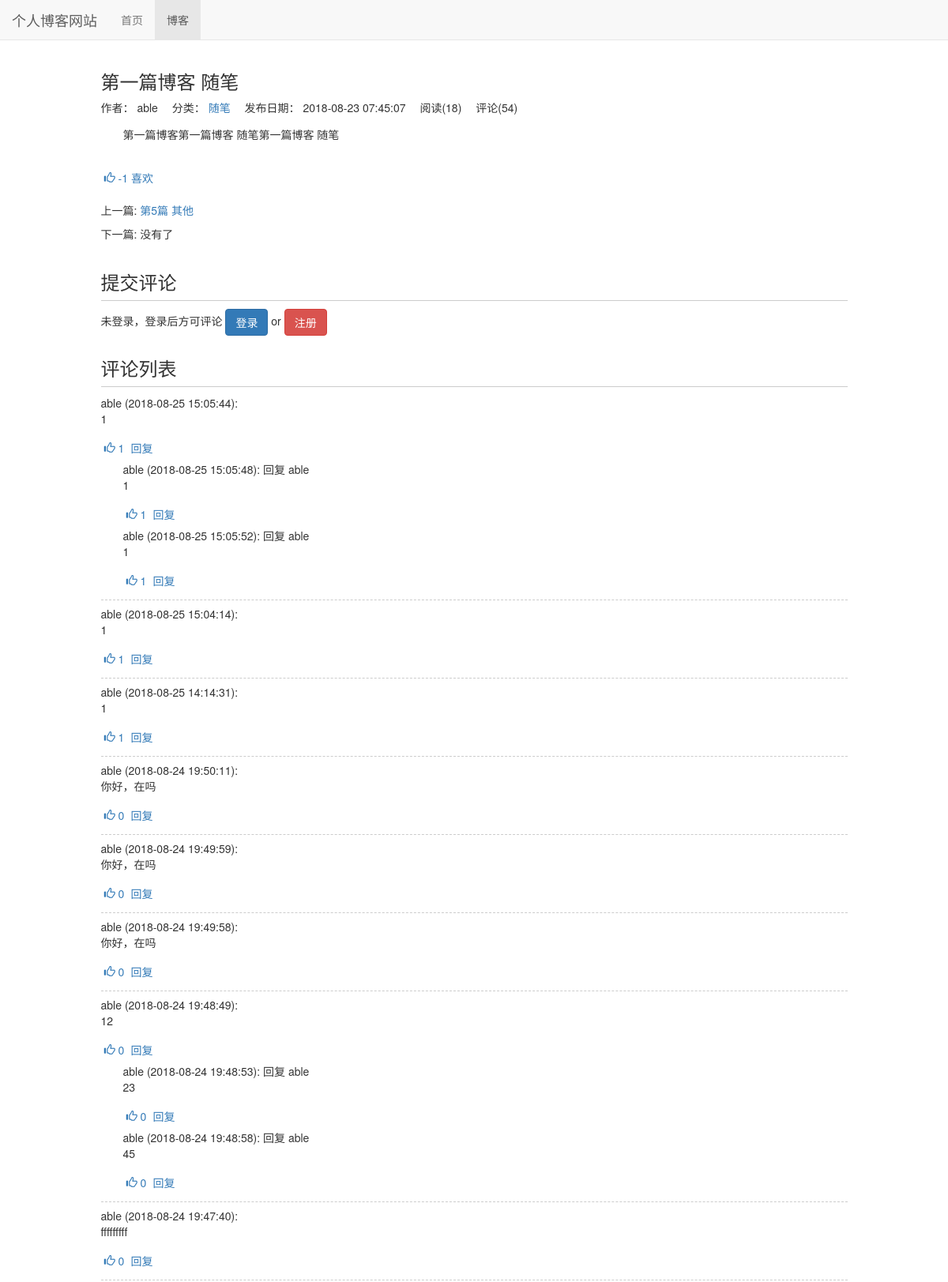
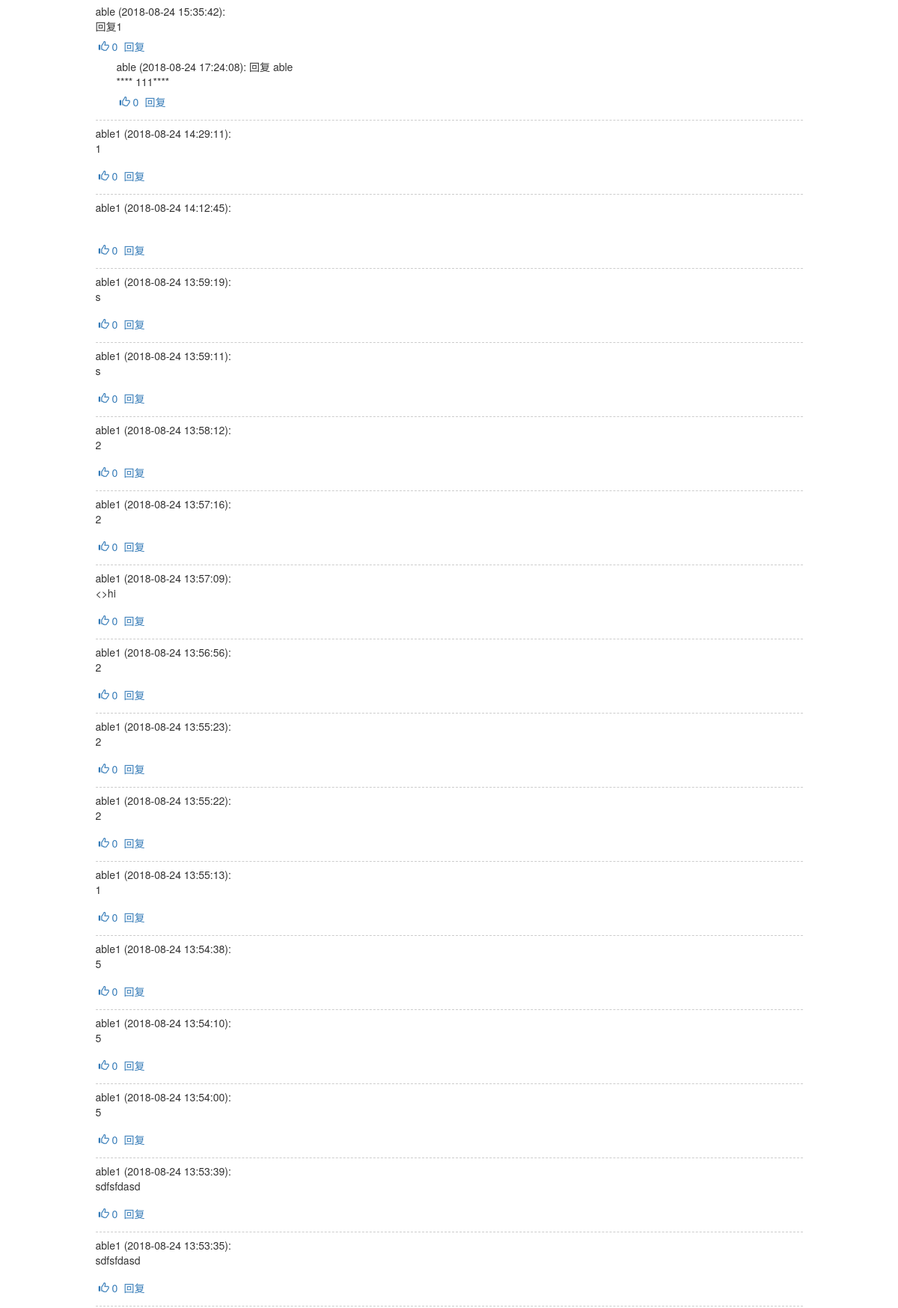
The page /blog/1 (upper part) on the database its author committed (2 pictures, top to bottom).
### blog/models.py (models this page shows, shortened)
class Blog(models.Model, ReadNumExpandMethod):  # 继承 方法
    title = models.CharField(max_length=50)
    blog_type = models.ForeignKey(BlogType, on_delete=models.CASCADE)
    content = RichTextUploadingField()
    author = models.ForeignKey(User, on_delete=models.CASCADE)
    read_details = GenericRelation(ReadDetail)
    created_time = models.DateTimeField(auto_now_add=True)
    last_updated_time = models.DateTimeField(auto_now=True)
    class Meta:
        ordering = ['created_time']

class BlogType(models.Model):
    type_name = models.CharField(max_length=15)
    def __str__(self):
        return self.type_name

### read_statistics/models.py (models this page shows)
class ReadNum(models.Model):
    read_num = models.IntegerField(default=0)
    content_type = models.ForeignKey(ContentType, on_delete=models.CASCADE)
    object_id = models.PositiveIntegerField()
    content_object = GenericForeignKey('content_type', 'object_id')

### likes/models.py (models this page shows)
class LikeCount(models.Model):
    content_type = models.ForeignKey(ContentType, on_delete=models.CASCADE)
    object_id = models.PositiveIntegerField()
    content_object = GenericForeignKey('content_type', 'object_id')
    liked_num = models.IntegerField(default=0)

### comment/models.py (models this page shows, shortened)
class Comment(models.Model):
    content_type = models.ForeignKey(ContentType, on_delete=models.CASCADE)
    object_id = models.PositiveIntegerField()
    content_object = GenericForeignKey('content_type', 'object_id')
    text = models.TextField()
    comment_time = models.DateTimeField(auto_now_add=True)
    user = models.ForeignKey(User, related_name='comments', on_delete=models.CASCADE)
    root = models.ForeignKey('self', related_name='root_comment', null=True, on_delete=models.CASCADE)
    parent = models.ForeignKey('self', related_name='parent_comment', null=True, on_delete=models.CASCADE)
    reply_to = models.ForeignKey(User, related_name='replies', null=True, on_delete=models.CASCADE)
    class Meta:
        ordering = ['comment_time'] # 时间逆序，最新的在最前面

### blog/views.py (the view)
# urls.py: path('<int:blog_pk>', views.blog_detail, name='blog_detail'),
def blog_detail(request, blog_pk):
    blog = get_object_or_404(Blog, pk=blog_pk)
    read_cookie_key = read_statistics_one_read(request, blog)
    context = {}
    context['previous_blog'] = Blog.objects.filter(
        created_time__gt=blog.created_time).last()
    context['next_blog'] = Blog.objects.filter(
        created_time__lt=blog.created_time).first()
    context['blog'] = blog
    context['login_form'] = LoginForm()
    response = render(request, 'blog/blog_detail.html', context)
    response.set_cookie(read_cookie_key, 'true')  # 阅读cookie标记
    return response

### comment/templatetags/comment_tags.py (called while the page is built)
@register.simple_tag
def get_comment_count(obj):
    content_type = ContentType.objects.get_for_model(
        obj)  # 根据具体对象获取contenttype
    return Comment.objects.filter(
        content_type=content_type, object_id=obj.pk).count()

@register.simple_tag
def get_comment_list(obj):
    content_type = ContentType.objects.get_for_model(obj)
    comments = comments = Comment.objects.filter(
        content_type=content_type, object_id=obj.pk, parent=None)
    return comments.order_by('-comment_time')

### likes/templatetags/likes_tags.py (called while the page is built)
@register.simple_tag
def get_like_count(obj):
    content_type = ContentType.objects.get_for_model(obj)
    like_count, created = LikeCount.objects.get_or_create(
        content_type=content_type, object_id=obj.pk)
    return like_count.liked_num

@register.simple_tag(takes_context=True)  # 使用模版里面的变量
def get_like_status(context, obj):
    content_type = ContentType.objects.get_for_model(obj)
    user = context['user']
    if not user.is_authenticated:
        return ''
    if LikeRecord.objects.filter(
            content_type=content_type, object_id=obj.pk, user=user).exists():
        return 'active'
    else:
        return ''

@register.simple_tag
def get_content_type(obj):
    content_type = ContentType.objects.get_for_model(obj)
    return content_type.model

### read_statistics/models.py (called while the page is built)
    def get_read_num(self):
        try:
            ct = ContentType.objects.get_for_model(self)
            readnum = ReadNum.objects.get(content_type=ct, object_id=self.pk)
            return readnum.read_num
        except exceptions.ObjectDoesNotExist:
            return 0

### read_statistics/utils.py (called while the page is built)
def read_statistics_one_read(request, obj):
    ct = ContentType.objects.get_for_model(obj)
    key = '%s_%s_read' % (ct.model, obj.pk)  # cookie key
    if not request.COOKIES.get(key):
        readnum, created = ReadNum.objects.get_or_create(
            content_type=ct, object_id=obj.pk)
        readnum.read_num += 1
        readnum.save()
        date = timezone.now().date()
        readDetail, created = ReadDetail.objects.get_or_create(
            content_type=ct, object_id=obj.pk, date=date)
        readDetail.read_num += 1
        readDetail.save()
    return key

### blog/templates/blog/blog_detail.html (shortened to what this page needs)
{% extends "base.html" %}
{% block nav_blog_active %}active {% endblock nav_blog_active %}
{% load staticfiles %}
{% load comment_tags %}
{% load likes_tags %}
{% block header_extends %}
    <link rel="stylesheet" href="{% static 'blog/blog.css' %}">
{% endblock header_extends %}
{% block content %}
<div class="container">
    <div class="row">
        <div class="col-xs-10 col-xs-offset-1">
            <h3>{{ blog.title }}</h3>
            <ul class="blog-info-description" >
                <li>作者： {{ blog.author }}</li>
                <li>分类： <a href="{% url 'blogs_with_type' blog.blog_type.pk %}">{{ blog.blog_type }}</a></li>
                <li>发布日期： {{ blog.created_time|date:'Y-m-d H:i:s' }} </li>
                <li>阅读({{ blog.get_read_num }})</li>
                <li>评论({% get_comment_count blog %})</li>
            </ul>
            <div class="blog-content">{{ blog.content|safe }}</div>
            <div class="like" onclick="likeChange(this, '{% get_content_type blog %}', {{ blog.pk }})">
                <span class="glyphicon glyphicon-thumbs-up {% get_like_status  blog %}"></span>
                <span class="liked-num">{% get_like_count blog %}</span>
                <span>喜欢</span>
            </div>
            <div class="blog-more">
                <p>上一篇:
                    {% if previous_blog %}
                       <a href="{% url 'blog_detail' previous_blog.pk  %}">{{ previous_blog.title }}</a>
                    {% else %}
                        没有了
                    {% endif %}
                     </p>
                <p>下一篇:
                    {% if next_blog %}
                         <a href="{% url 'blog_detail' next_blog.pk  %}">{{ next_blog.title }}</a>
                    {% else %}
                        没有了
                    {% endif %}
                </p>
            </div>
        </div>
    </div>
    <div class="row">
        <div class="col-xs-10 col-xs-offset-1">
            <div class="comment-area">
            <h3 class="comment-area-title">提交评论</h3>
            {% if user.is_authenticated %}
                <form id="comment_form" action="{% url 'update_comment' %}" method="POST" style="overflow: hidden">
                    <label>{{ user.username }}，欢迎评论～</label>
                    <div id="reply_content_container" style="display: none;">
                        <p id="reply_title">回复：</p>
                        <div id="reply_content"> </div>
                    </div>
                    {% csrf_token %}
                    {% get_comment_form blog as comment_form %}
                    {% for field in comment_form %}
                        {{ field }}
                    {% endfor %}
                    <span id="comment_error" class="text-danger pull-left"></span>
                    <input type="submit" value="评论" class="btn btn-primary pull-right">
                </form>
            {% else %}
                未登录，登录后方可评论
                <a class="btn btn-primary" href="{% url 'login' %}?from={{ request.get_full_path }}">登录</a>
                <span>or</span>
                <a class="btn btn-danger" href="{% url 'register' %}?from={{ request.get_full_path }}">注册</a>
            {% endif %}
            </div>
            <div class="comment-area">
                <h3 class="comment-area-title">评论列表</h3>
                <div id="comment_list" >
                    {% get_comment_list blog as comments %}
                    {% for comment in comments  %}
                        <div id="root_{{ comment.pk }}" class="comment">
                            <span>{{ comment.user.username }}</span>
                            <span>({{ comment.comment_time | date:"Y-m-d H:i:s" }}):</span>
                            <div id="comment_{{ comment.pk }}">
                                {{ comment.text | safe }}
                            </div>
                            <div class="like" onclick="likeChange(this, '{% get_content_type comment %}', {{ comment.pk }})">
                                    <span class="glyphicon glyphicon-thumbs-up {% get_like_status comment %}"></span>
                                    <span class="liked-num">{% get_like_count comment %}</span>
                            </div>
                            <a href="javascript:reply({{ comment.pk }})">回复</a>
                            {% for reply in comment.root_comment.all  %}
                                <div class="reply">
                                    <span>{{ reply.user.username }}</span>
                                    <span>({{ reply.comment_time | date:"Y-m-d H:i:s" }}):</span>
                                    <span>回复</span>
                                    <span>{{ reply.reply_to.username }}</span>
                                    <div id="comment_{{ reply.pk }}">
                                        {{ reply.text|safe }}
                                    </div>
                                    <div class="like" onclick="likeChange(this, '{% get_content_type reply %}', {{ reply.pk }})">
                                            <span class="glyphicon glyphicon-thumbs-up {% get_like_status reply %}"></span>
                                            <span class="liked-num">{% get_like_count reply %}</span>
                                    </div>
                                    <a href="javascript:reply({{ reply.pk }})">回复</a>
                                </div>
                            {% endfor %}
                        </div>
                    {% empty %}
                        <span id='no_comment'>暂无评论</span>
                    {% endfor %}
                </div>
            </div>
        </div>
    </div>
</div>
{% endblock content %}

### static/base.css (style rules this page uses)
* { margin: 0; padding: 0; }
body { margin-top: 70px!important; }
ul { list-style: none; }

### blog/static/blog/blog.css (style rules this page uses)
ul.blog-info-description { list-style-type: none; margin-bottom: 1em; }
ul.blog-info-description li { display: inline-block; margin-right: 1em; }
div.blog-content { text-indent: 2em; margin-bottom: 2em; }
div.blog-more { margin-top: 1em; }
div.comment-area { margin-top: 2em; }
h3.comment-area-title { border-bottom: 1px solid #ccc; padding-bottom: 0.4em; }
div.comment { border-bottom: 1px dashed #ccc; margin-bottom: 0.5em; padding-bottom: 0.5em; }
div.reply { margin-left: 2em; }
div.like { color: #337ab7; cursor: pointer; display: inline-block; padding: 0.5em 0.3em; }

### rows shown on the page
Blog: title "第一篇博客 随笔", author "able", blog_type "随笔", created_time "2018-08-23 07:45:07", get_read_num "18", id "54", content "第一篇博客第一篇博客 随笔第一篇博客 随笔", id.liked_num "-1"
Blog: title "第5篇 其他"
Comment: user.username "able", comment_time "2018-08-25 15:05:44", text "1", id.liked_num "1"
Comment: user.username "able", comment_time "2018-08-25 15:05:48", reply_to.username "able", text "1", id.liked_num "1"
Comment: user.username "able", comment_time "2018-08-25 15:05:52", reply_to.username "able", text "1", id.liked_num "1"
Comment: user.username "able", comment_time "2018-08-25 15:04:14", text "1", id.liked_num "1"
Comment: user.username "able", comment_time "2018-08-25 14:14:31", text "1", id.liked_num "1"
Comment: user.username "able", comment_time "2018-08-24 19:50:11", text "你好，在吗", id.liked_num "0"
Comment: user.username "able", comment_time "2018-08-24 19:49:59", text "你好，在吗", id.liked_num "0"
Comment: user.username "able", comment_time "2018-08-24 19:49:58", text "你好，在吗", id.liked_num "0"
Comment: user.username "able", comment_time "2018-08-24 19:48:49", text "12", id.liked_num "0"
Comment: user.username "able", comment_time "2018-08-24 19:48:53", reply_to.username "able", text "23", id.liked_num "0"
Comment: user.username "able", comment_time "2018-08-24 19:48:58", reply_to.username "able", text "45", id.liked_num "0"
Comment: user.username "able", comment_time "2018-08-24 19:47:40", text "fffffffff", id.liked_num "0"
Comment: user.username "able", comment_time "2018-08-24 15:35:42", text "回复1", id.liked_num "0"
Comment: user.username "able", comment_time "2018-08-24 17:24:08", reply_to.username "able", text "**** 111****", id.liked_num "0"
Comment: user.username "able1", comment_time "2018-08-24 14:29:11", text "1", id.liked_num "0"
Comment: user.username "able1", comment_time "2018-08-24 14:12:45", id.liked_num "0"
Comment: user.username "able1", comment_time "2018-08-24 13:59:19", text "s", id.liked_num "0"
Comment: user.username "able1", comment_time "2018-08-24 13:59:11", text "s", id.liked_num "0"
Comment: user.username "able1", comment_time "2018-08-24 13:58:12", text "2", id.liked_num "0"
Comment: user.username "able1", comment_time "2018-08-24 13:57:16", text "2", id.liked_num "0"
Comment: user.username "able1", comment_time "2018-08-24 13:57:09", text "<>hi", id.liked_num "0"
Comment: user.username "able1", comment_time "2018-08-24 13:56:56", text "2", id.liked_num "0"
Comment: user.username "able1", comment_time "2018-08-24 13:55:23", text "2", id.liked_num "0"
Comment: user.username "able1", comment_time "2018-08-24 13:55:22", text "2", id.liked_num "0"
Comment: user.username "able1", comment_time "2018-08-24 13:55:13", text "1", id.liked_num "0"
Comment: user.username "able1", comment_time "2018-08-24 13:54:38", text "5", id.liked_num "0"
Comment: user.username "able1", comment_time "2018-08-24 13:54:10", text "5", id.liked_num "0"
Comment: user.username "able1", comment_time "2018-08-24 13:54:00", text "5", id.liked_num "0"
Comment: user.username "able1", comment_time "2018-08-24 13:53:39", text "sdfsfdasd", id.liked_num "0"
Comment: user.username "able1", comment_time "2018-08-24 13:53:35", text "sdfsfdasd", id.liked_num "0"
